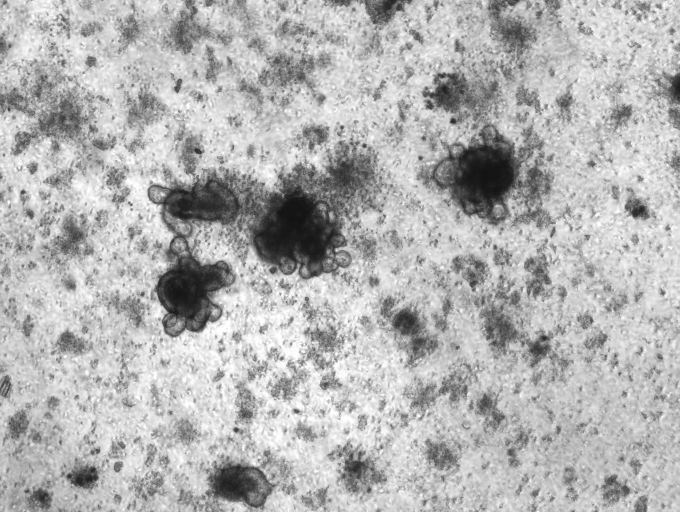
#> input picture Old_Images/Original_Labels_Images/Raw_Images/1001.jpg, 1360 x 1024 px, given in place of 0.jpg, which was not available (shown at 1/2 size)
$ python Image_Preprocessing.py   (older library calls are emulated)
#> lines starting #> are read from the running program, lines starting #| are printed output that depends on the picture
from PIL import Image
import os


#This script  collects all the images, sizes them down to 256 by 256 and renames them!

path = "/Users/greglee/Data_Science/Organoids/Raw_Images/"
path1 = "/Users/greglee/Data_Science/Organoids/Images/"
os.getcwd()

for i,filename in enumerate (os.listdir(path)):
    try:
        #os.rename(path + "/" + filename, path1 + "/" + str(i) + ".jpg")
        sample_image = Image.open(path + "/" + str(i) + ".jpg")
#> sample_image is the input picture: PIL image 1360x1024 RGB; min 18, max 255, mean 179.4
        sample_image = sample_image.resize((256, 256), Image.ANTIALIAS)
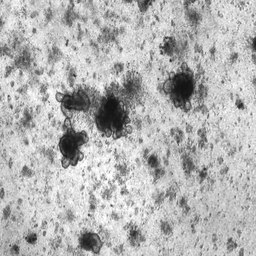
#> sample_image: PIL image 256x256 RGB; min 19, max 255, mean 179.4
        sample_image.save(path1+ "/" + str(i) + "_resize.jpg", quality=100)
    except:
        print("Something went wrong")
#> pass 2 of the loop `for i,filename in enumerate (os.listdir(path)):`:
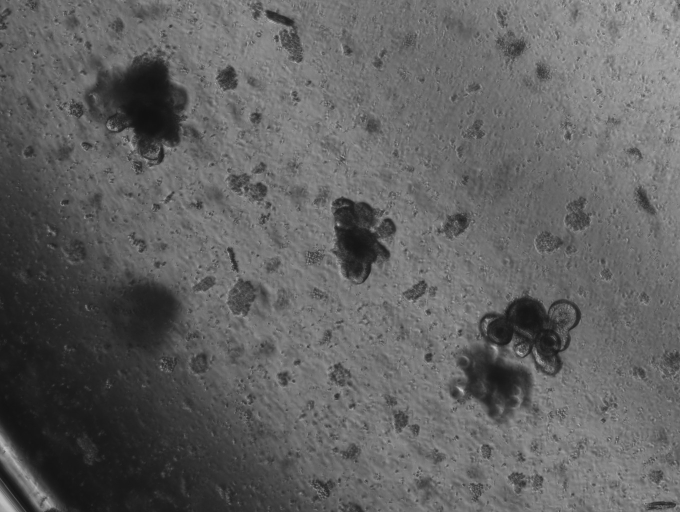
#> input picture Old_Images/Original_Labels_Images/Raw_Images/1007.jpg, 1360 x 1024 px, given in place of 1.jpg, which was not available (shown at 1/2 size)
#> sample_image is the input picture: PIL image 1360x1024 RGB; min 16, max 214, mean 97
#> `sample_image = sample_image.resize((256, 256), Image.ANTIALIAS)`:
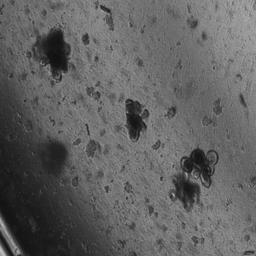
#> sample_image: PIL image 256x256 RGB; min 17, max 190, mean 97
